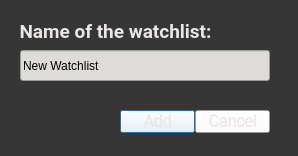
<?xml version="1.0" encoding="UTF-8"?>
<ui version="4.0">
 <class>Dialog</class>
 <widget class="QDialog" name="Dialog">
  <property name="windowModality">
   <enum>Qt::ApplicationModal</enum>
  </property>
  <property name="geometry">
   <rect>
    <x>0</x>
    <y>0</y>
    <width>298</width>
    <height>156</height>
   </rect>
  </property>
  <property name="windowTitle">
   <string>Add Watchlist</string>
  </property>
  <property name="styleSheet">
   <string notr="true">background-color: rgb(54, 54, 54);</string>
  </property>
  <widget class="QLabel" name="label_Watchlist">
   <property name="geometry">
    <rect>
     <x>10</x>
     <y>20</y>
     <width>211</width>
     <height>21</height>
    </rect>
   </property>
   <property name="font">
    <font>
     <family>Roboto</family>
     <pointsize>14</pointsize>
     <weight>75</weight>
     <bold>true</bold>
    </font>
   </property>
   <property name="styleSheet">
    <string notr="true">color: rgb(234, 230, 228);</string>
   </property>
   <property name="text">
    <string>Name of the watchlist:</string>
   </property>
   <property name="textFormat">
    <enum>Qt::RichText</enum>
   </property>
   <property name="scaledContents">
    <bool>false</bool>
   </property>
   <property name="alignment">
    <set>Qt::AlignCenter</set>
   </property>
  </widget>
  <widget class="QLineEdit" name="lineEdit_NewWatchlistName">
   <property name="geometry">
    <rect>
     <x>20</x>
     <y>50</y>
     <width>250</width>
     <height>31</height>
    </rect>
   </property>
   <property name="styleSheet">
    <string notr="true">background-color: rgb(222, 220, 216);</string>
   </property>
   <property name="text">
    <string>New Watchlist</string>
   </property>
   <property name="cursorPosition">
    <number>13</number>
   </property>
   <property name="alignment">
    <set>Qt::AlignJustify|Qt::AlignVCenter</set>
   </property>
  </widget>
  <widget class="QPushButton" name="pushButton_Add">
   <property name="geometry">
    <rect>
     <x>120</x>
     <y>110</y>
     <width>75</width>
     <height>23</height>
    </rect>
   </property>
   <property name="font">
    <font>
     <family>Roboto Light</family>
     <pointsize>12</pointsize>
     <weight>75</weight>
     <bold>true</bold>
    </font>
   </property>
   <property name="styleSheet">
    <string notr="true">background-color: rgba(255, 255, 255, 0);
color: rgb(234, 230, 228);</string>
   </property>
   <property name="text">
    <string>Add</string>
   </property>
  </widget>
  <widget class="QPushButton" name="pushButton_Cancel">
   <property name="geometry">
    <rect>
     <x>195</x>
     <y>110</y>
     <width>75</width>
     <height>23</height>
    </rect>
   </property>
   <property name="font">
    <font>
     <family>Roboto Light</family>
     <pointsize>12</pointsize>
     <weight>75</weight>
     <bold>true</bold>
    </font>
   </property>
   <property name="styleSheet">
    <string notr="true">background-color: rgba(255, 255, 255, 0);
color: rgb(234, 230, 228);</string>
   </property>
   <property name="text">
    <string>Cancel</string>
   </property>
  </widget>
 </widget>
 <resources/>
 <connections/>
</ui>
